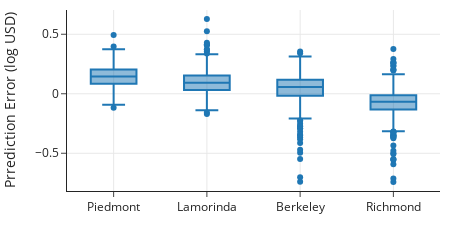

Notebook cell for this chart:
### Code cell
px.box(sfh, x='city', y='errors1_log',
       category_orders={"city":["Piedmont","Lamorinda","Berkeley", "Richmond"]},
       labels=dict(errors1_log='Prrediction Error (log USD)', city=''), width=450, height=250)

### Figure 1 — Plotly figure (JSON) as saved in the notebook; plotly's stock layout.template omitted (floating-point values rounded to 4 significant figures; data arrays with more than 128 entries replaced by an {"elided": "..."} marker saying what was removed)
{"data": [{"alignmentgroup": "True", "hovertemplate": "=%{x}<br>Prrediction Error (log USD)=%{y}<extra></extra>", "legendgroup": "", "marker": {"color": "#1F77B4"}, "name": "", "notched": false, "offsetgroup": "", "orientation": "v", "showlegend": false, "type": "box", "x": {"elided": "2667 str values"}, "x0": " ", "xaxis": "x", "y": {"elided": "2667 float values"}, "y0": " ", "yaxis": "y"}], "layout": {"boxmode": "group", "height": 250, "legend": {"tracegroupgap": 0}, "width": 450, "xaxis": {"anchor": "y", "autorange": true, "categoryarray": ["Piedmont", "Lamorinda", "Berkeley", "Richmond"], "categoryorder": "array", "domain": [0, 1], "range": [-0.5, 3.5], "title": {"text": ""}, "type": "category"}, "yaxis": {"anchor": "x", "autorange": true, "domain": [0, 1], "range": [-0.8173, 0.7039], "title": {"text": "Prrediction Error (log USD)"}, "type": "linear"}}}
